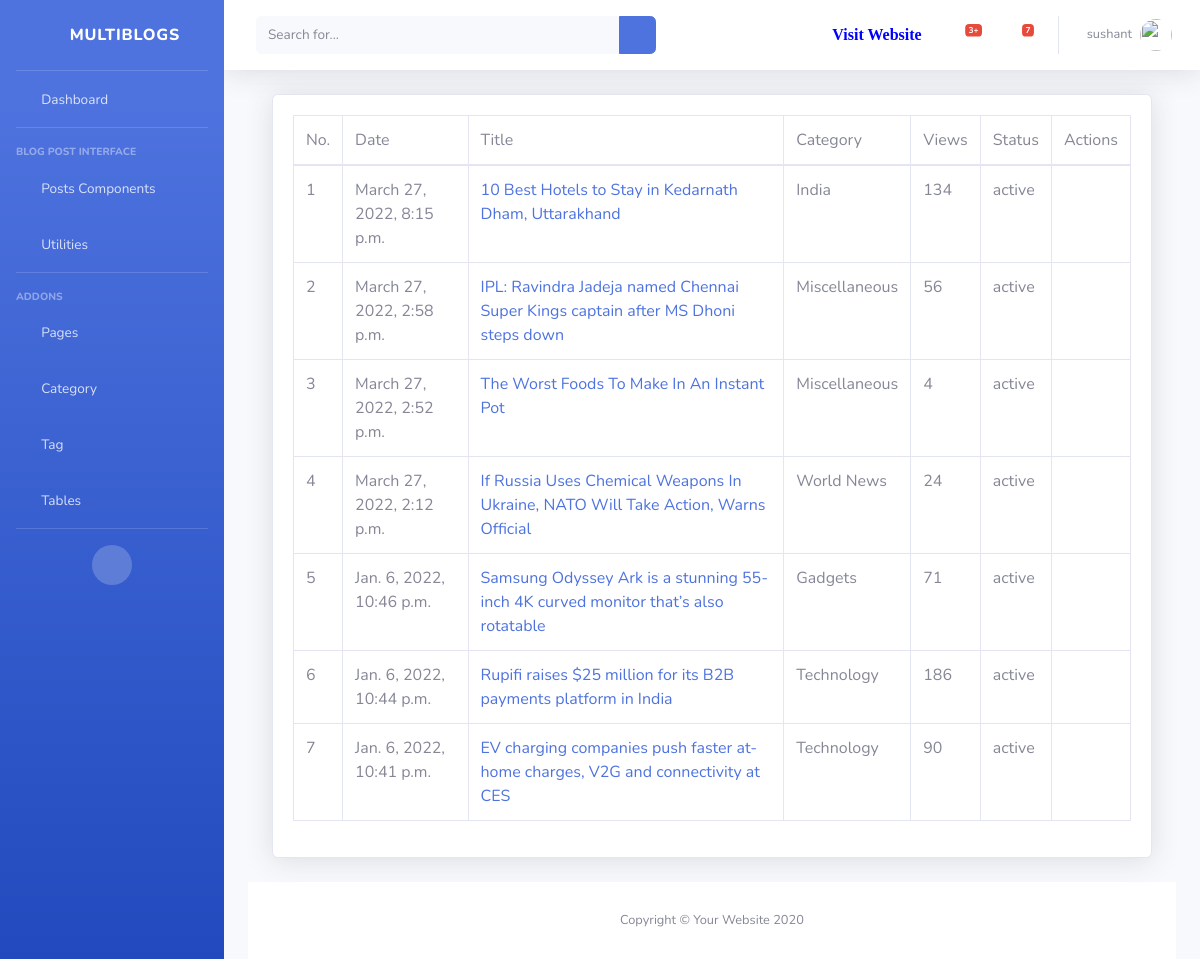
Page /dashboard/post/ (signed in) on the earlier database version.
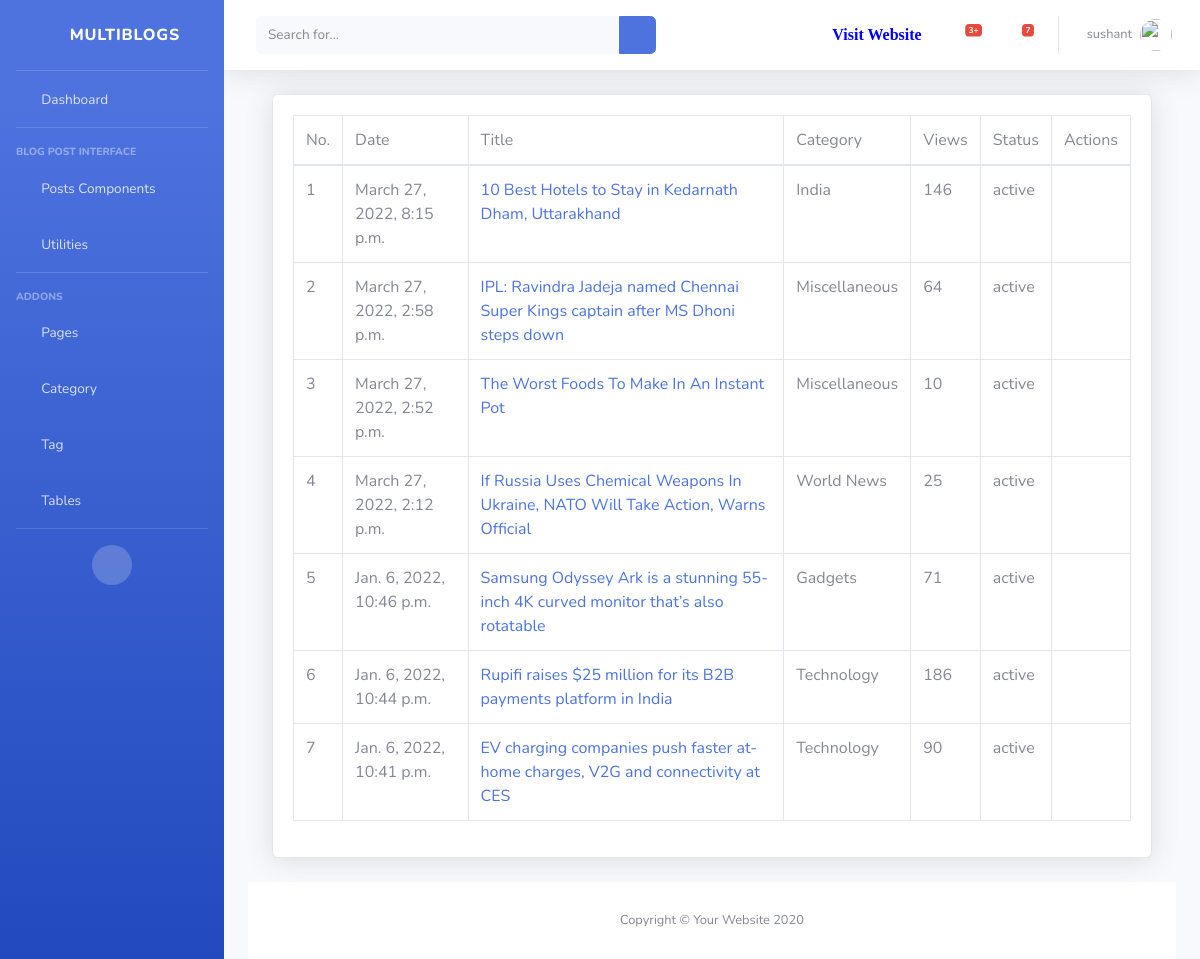
Same page on the later database version.
### blogapp/models.py (models this page shows, shortened)
class Blog(models.Model):
    status = (
        ('active','active'),
        ('pending','pending')
    )
    title  = models.CharField(max_length=200, null=True)
    detail = RichTextField(blank=True, null=True)
    image = models.ImageField(upload_to='images/media', null=True, blank=True)
    catagories = models.ForeignKey(Catagory,on_delete=models.SET_NULL, null=True)
    tags = models.ManyToManyField(Tag, blank=True)
    status = models.CharField(max_length=20, choices=status, default='pending')
    author = models.ForeignKey(Author, on_delete=models.CASCADE)
    featured  = models.BooleanField(default=False)
    visit_count = models.IntegerField(default=0)
    visible = models.BooleanField(default=True)
    created_at = models.DateTimeField(auto_now_add=True)
    class Meta:
        verbose_name_plural = 'Blog'

class Catagory(models.Model):
    name = models.CharField(max_length=200, null=True)
    slug = models.SlugField(null=True)
    image = models.CharField(max_length=300, null=True, blank=True )
    description = models.CharField(max_length=500, null=True,blank=True, verbose_name='Description')
    class Meta:
        verbose_name_plural = 'Catagory'
    def __str__(self):
        return str(self.name)

### dashboard/views.py (the view)
# urls.py: path('post/', views.AllPost.as_view(), name='all_post'),
class AllPost(View):
    @method_decorator(login_required(login_url='login'))
    def dispatch(self,request,*args,**kwargs):
        return super().dispatch(request,*args,**kwargs)
    def get(self,request):
        user = request.user.author
        post = user.blog_set.all().order_by('-id')
        context = {
            'post':post
        }
        return render(request,'dashboard/post/all_post.html',context)

### blogapp/context_processors.py (called while the page is built)
def globalVariable(request):
    category = Catagory.objects.all()
    category_count = category.count()
    context = {
        'category':category,
        'cat_count':category_count
        }
    return context

### templates/dashboard/post/all_post.html (shortened to what this page needs)
{% extends 'dashboard/base/base.html' %}
{% block body %}
{% load humanize %}
<div class="container-fluid">
                    <div class="card shadow mb-4">
                        <div class="card-body">
                            <div class="table-responsive">
                                <table class="table table-bordered" id="dataTable" width="100%" cellspacing="0">
                                    <thead>
                                        <tr>
                                            <td>No. </td>
                                            <td> Date </td>
                                            <td> Title </td>
                                            <td> Category </td>
                                            <td> Views </td>
                                            <td> Status </td>
                                            <td> Actions </td>
                                        </tr>
                                    </thead>
                                    <tbody>
                                        {% for p in post %}
                                        <tr>
                                            <td>{{ forloop.counter }}</td>
                                            <td> {{ p.created_at|naturalday }}</td>
                                            <td><a href="{% url 'post' p.id %}">{{ p.title }}</a>  </td>
                                            <td> {{ p.catagories }} </td>
                                            <td> {{ p.visit_count }} </td>
                                            <td> {{ p.status }} </td>
                                            <td><a href="{% url 'edit_post' p.id %}"><i class="far fa-edit"></i></a>
                                                {% if p.visible == False %}
                                                    <a href="{% url 'visible' p.id %}"><i class="fas fa-eye"></i></a>
                                                {% else %}
                                                    <a href="{% url 'hidden' p.id %}"><i class="fas fa-eye-slash"></i></a>
                                                {% endif %}
                                            </td>
                                        </tr>
                                        {% endfor %}
                                    </tbody>
                                </table>
                            </div>
                        </div>
                    </div>
{% endblock %}

Differences in the rows shown:
changed Blog "March 27, 2022, 8:15 p.m.": visit_count "134" → "146"
changed Blog "March 27, 2022, 2:58 p.m.": visit_count "56" → "64"
changed Blog "March 27, 2022, 2:52 p.m.": visit_count "4" → "10"
changed Blog "March 27, 2022, 2:12 p.m.": visit_count "24" → "25"
